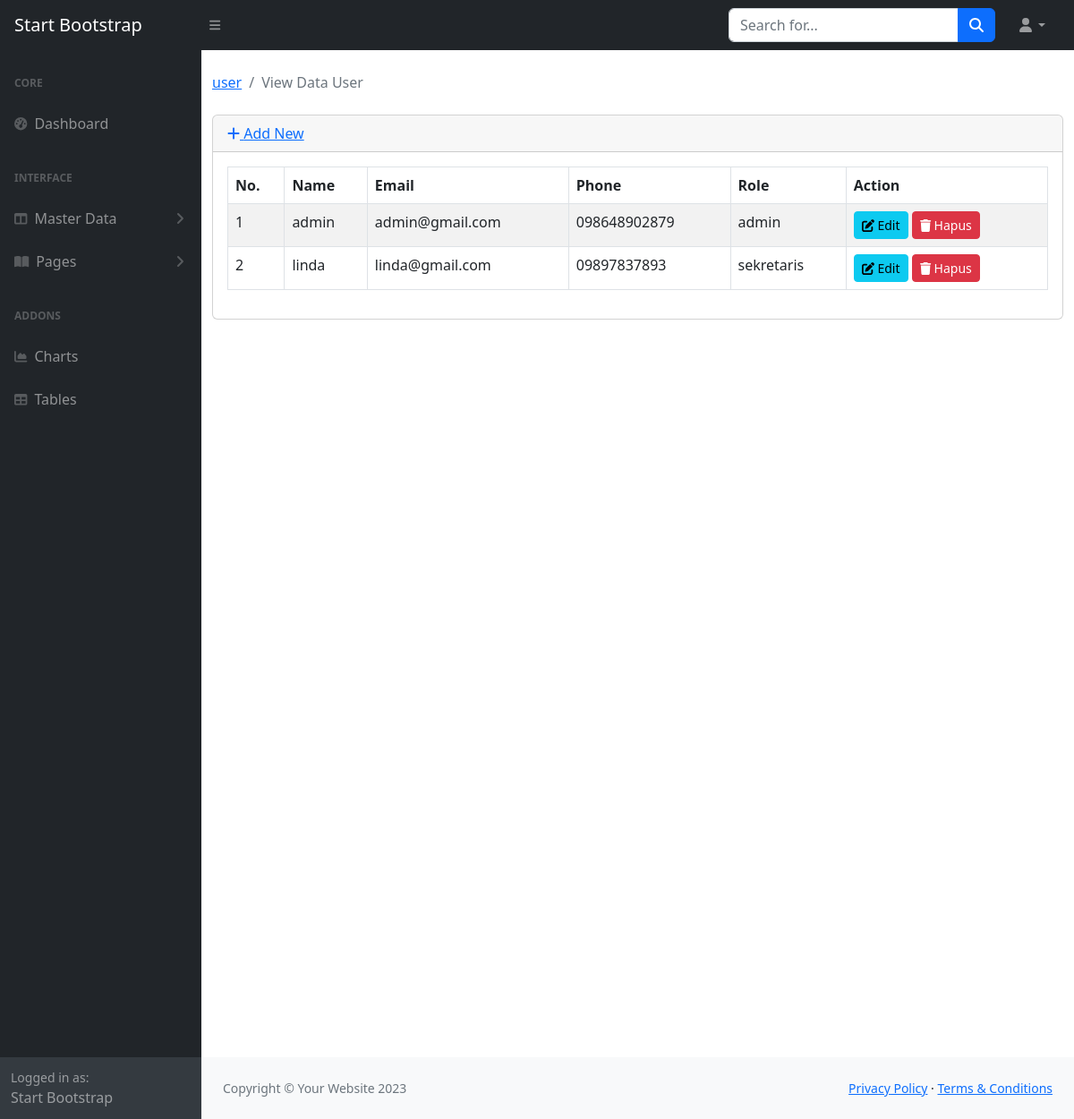
The app's page /index.php/admin/user with its own data.
### tables this page shows
CREATE TABLE `tb_user` (
  `id` int(11) NOT NULL,
  `username` varchar(64) NOT NULL,
  `password` varchar(225) NOT NULL,
  `email` varchar(255) NOT NULL,
  `full_name` varchar(255) NOT NULL,
  `phone` varchar(20) NOT NULL,
  `role` enum('admin','sekretaris') NOT NULL,
  `last_login` timestamp NOT NULL DEFAULT current_timestamp(),
  `is_active` tinyint(1) NOT NULL
);

### application/views/admin/template/main.php (called while the page is built, shortened)
<?php
$this->load->view('admin/template/header');
$this->load->view('admin/template/navbar');
$this->load->view('admin/template/sidebar');
$this->load->view($content);

### application/controllers/admin/User.php (called while the page is built, shortened)
<?php
class User extends CI_Controller {
    public function __construct(){
        $this->load->model("User_model");
        $this->load->library('form_validation');
    }
    public function index(){
        $data = array(
            'title' => 'View Data User',
            'user' => $this->User_model->getAll(),
            'content'=> 'admin/user/index'
        );
        $this->load->view('admin/template/main',$data);
    }
}

### index.php (called while the page is built, shortened)
<?php
require_once BASEPATH.'core/CodeIgniter.php';

### application/models/User_model.php (called while the page is built, shortened)
<?php defined('BASEPATH') OR exit('No direct script access allowed');
class User_model extends CI_Model
{
    protected $_table ='tb_user';
    public function getAll()
    {
        return $this->db->where('is_active',1)->get($this->_table)->result();
    }
}

### application/views/admin/user/index.php (the view, shortened to what this page needs)
<main>
    <div class="container-fluid">
        <ol class="breadcrumb mb-4">
            <li class="breadcrumb-item">
                <a href="<?php echo site_url('admin/user') ?>">user</a>
            </li>
            <li class="breadcrumb-item active">
                <?php echo $title ?>
            </li>
        </ol>
        <div class="card mb-4">
            <div class="card-header">
                <a href="<?php echo site_url('admin/user/add') ?>"><i class="fas fa-plus"></i> Add New</a>
            </div>
                <div class="card-body">
                    <div class="table-responsive">
                        <table class="table table-striped table-bordered table-hover" id="tabelkelas" width="100%" cellspacing="0">
                            <thead>
                                <tr>
                                    <th>No.</th>
                                    <th>Name</th>
                                    <th>Email</th>
                                    <th>Phone</th>
                                    <th>Role</th>
                                    <th>Action</th>
                                </tr>
                            </thead>
                            <tbody>
                                <?php
                                $no =1;
                                foreach ($user as $user) {
                                    echo "<tr>
                                    <td>$no</td>
                                    <td>$user->username</td>
                                    <td>$user->email</td>
                                    <td>$user->phone</td>
                                    <td>$user->role</td>
                                    <td>
                                    <div>
                                        <a href=".base_url('admin/user/getedit/' . $user->id)." class='btn btn-sm btn-info'><i class='fas fa-edit'></i> Edit</a>
                                        <a href=".base_url('admin/user/delete/' . $user->id)." class='btn btn-sm btn-danger'onclick='return confirm(\"Ingin mengapus data user ini?\");'><i class='fas fa-trash'></i> Hapus</a>
                                    </div>
                                    </td>
                                    </tr>";
                                    $no++;
                                    } ?>
                            </tbody>
                        </table>
                    </div>
                </div>
            </div>
            <div style="height: 100vh"></div>
    </div>
</main>

### records on screen
tb_user: username "admin", email "admin@gmail.com", phone "098648902879", role "admin"
tb_user: username "linda", email "linda@gmail.com", phone "09897837893", role "sekretaris"

### other values on screen
$title "View Data User"
